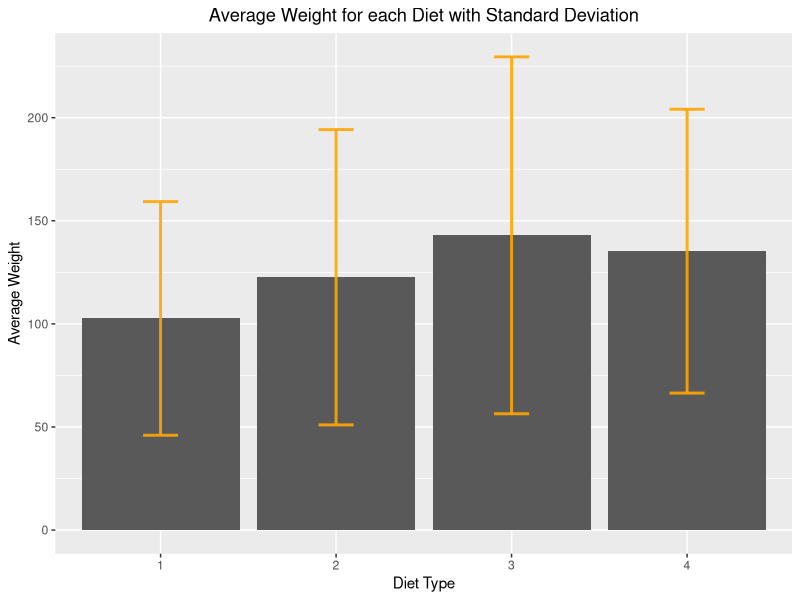
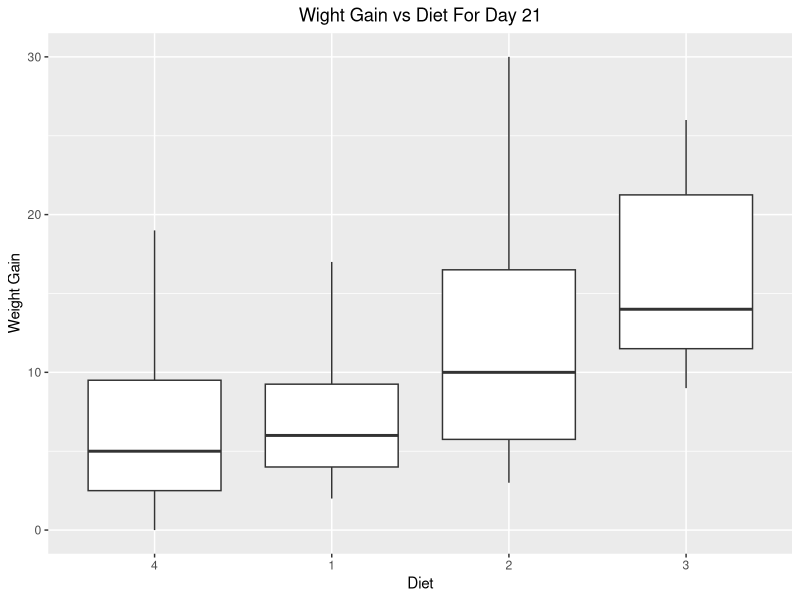
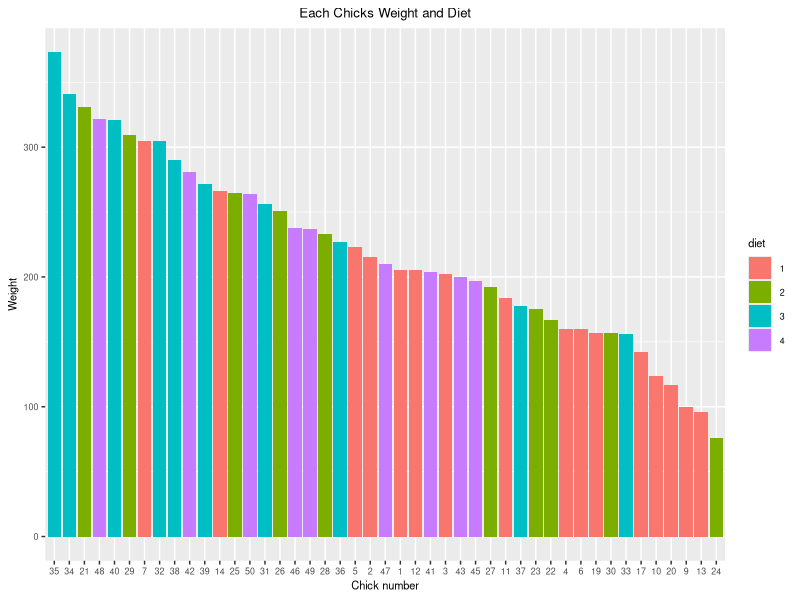
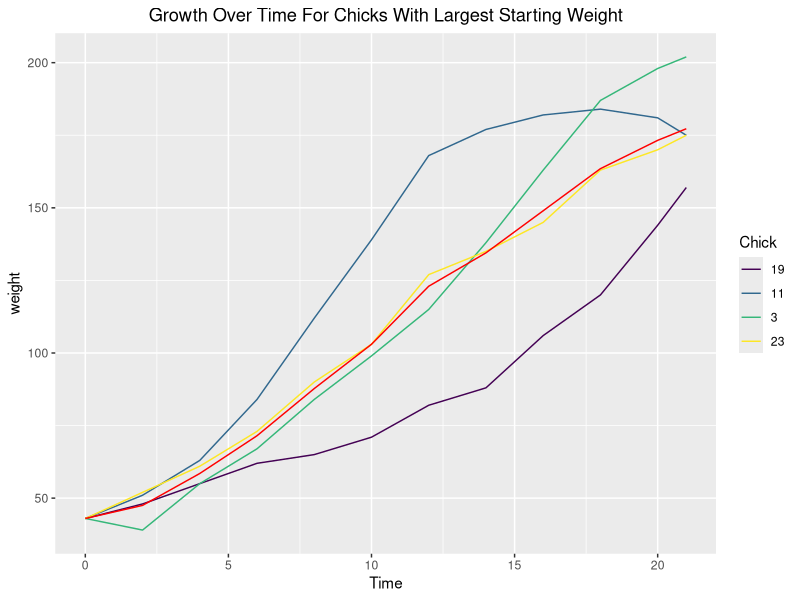
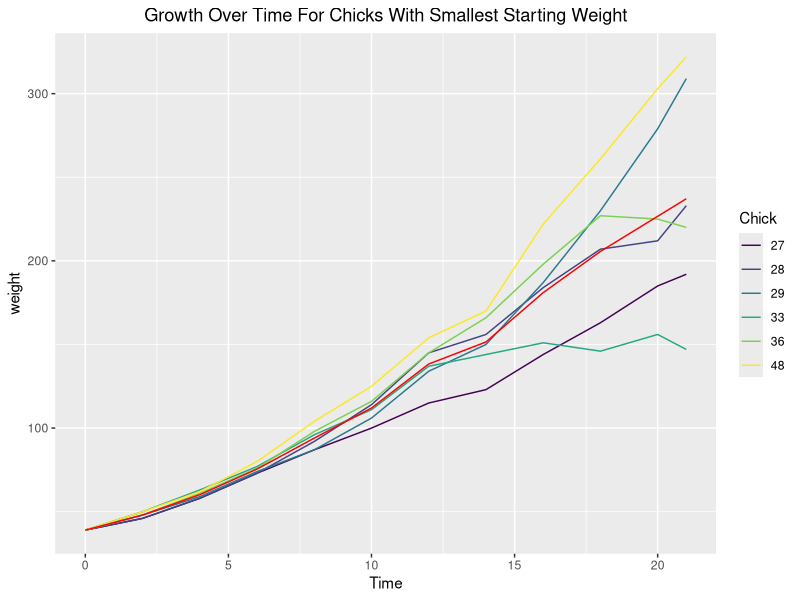
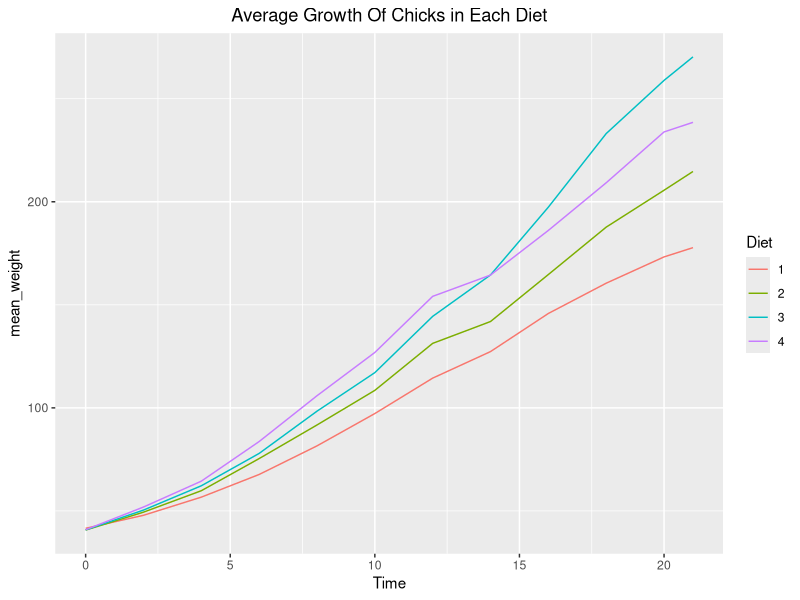

R code for these plots, in order:
## ---- chunk 1
knitr::opts_chunk$set(echo = TRUE)
## ---- chunk 2
# library and dataset imports
library(datasets)
library(dplyr)
library(ggplot2)
## ---- chunk 3
# weight0
weight0 <- ChickWeight %>% 
  group_by(Diet) %>%
  summarise(num_chicks = n(),mean_weight = mean(weight, na.rm = TRUE), 
            sd_weight = sd(weight, na.rm = TRUE))

# EXTRA CREDIT: ggplot with error bars
ggplot(data = weight0, aes(x = Diet, y=mean_weight)) + 
  geom_bar(stat = "identity") +
  geom_errorbar(aes(x=Diet, ymin=mean_weight-sd_weight,ymax=mean_weight+sd_weight),
                width=0.2, colour="orange", alpha=0.9, size=1.0) + 
  xlab("Diet Type") +
  ylab("Average Weight") + 
  ggtitle("Average Weight for each Diet with Standard Deviation") +
  theme(plot.title = element_text(hjust = 0.5))
## ---- chunk 4

complete <- ChickWeight %>%
  group_by(Chick) %>%
  filter(n() == 12)

head(complete, 3)

## ---- chunk 5

complete <- complete %>%
  mutate(weightgain = c(0, diff(weight)))

head(complete)
complete

## ---- chunk 6

complete21 <- complete %>% filter(Time == 21)

complete21 %>% 
  ggplot(mapping = aes(x=reorder(Diet, weightgain, FUN=median),
                                      y=weightgain)) + 
  geom_boxplot() + ylim(0, 30) + xlab("Diet") + ylab("Weight Gain") +
  ggtitle("Wight Gain vs Diet For Day 21") + 
  theme(plot.title = element_text(hjust = 0.5))

## ---- chunk 7

completeMaxMin <- complete %>% 
  summarise(diet = unique(Diet), maxWeight = max(weight))

maxChick <- completeMaxMin %>% filter(maxWeight == max(maxWeight))
minChick <- completeMaxMin %>% filter(maxWeight == min(maxWeight))

# Numerical Answer
maxChick
minChick

# Graphical Answer
completeMaxMin %>%
  ggplot(mapping = aes(x = reorder(Chick, -maxWeight), y = maxWeight, fill=diet)) +
  geom_bar(stat = "identity") + theme(text = element_text(size = 8),
                                      plot.title = element_text(hjust = 0.5)) + 
  xlab("Chick number") + ylab("Weight") + ggtitle("Each Chicks Weight and Diet")

## ---- chunk 8
 
time0max <- complete %>% ungroup() %>% filter(Time == 0) %>% filter(weight == max(weight)) 
time0min <- complete %>% ungroup() %>% filter(Time == 0) %>% filter(weight == min(weight)) 

max0Chicks <- complete %>% ungroup() %>% filter(Chick %in% time0max$Chick)
min0Chicks <- complete %>% ungroup() %>% filter(Chick %in% time0min$Chick)

max0Chicks %>%
  ggplot(aes(x=Time, y=weight, group=Chick, color=Chick)) + geom_line() + 
  stat_summary(fun.y = mean, aes(group=1), geom = "line", colour="red") +
  ggtitle("Growth Over Time For Chicks With Largest Starting Weight") + 
  theme(plot.title = element_text(hjust = 0.5))

min0Chicks %>%
  ggplot(aes(x=Time, y=weight, group=Chick, color=Chick)) + geom_line() + 
  stat_summary(fun.y = mean, aes(group=1), geom = "line", colour="red") +
  ggtitle("Growth Over Time For Chicks With Smallest Starting Weight") + 
    theme(plot.title = element_text(hjust = 0.5))

## ---- chunk 9

complete %>% ungroup() %>% group_by(Diet,Time) %>% summarise(mean_weight = mean(weight)) %>%
  ggplot(aes(x=Time, y=mean_weight, group=Diet, colour=Diet)) + geom_line() +
  ggtitle("Average Growth Of Chicks in Each Diet") + theme(plot.title = element_text(hjust = 0.5))


